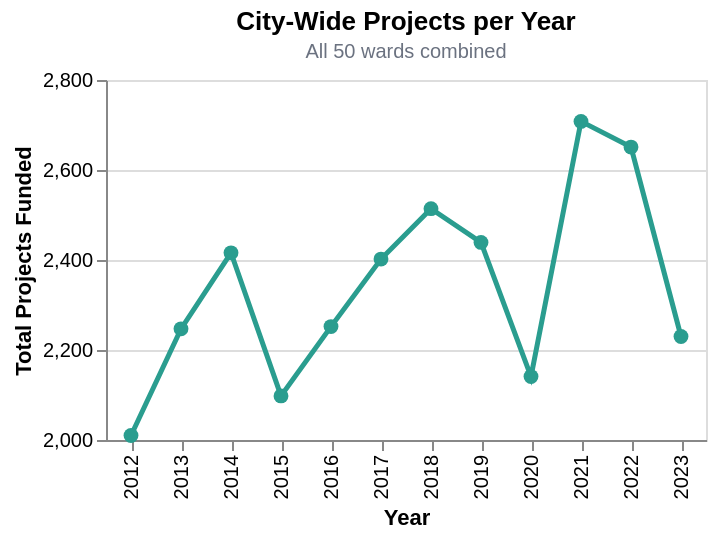

The notebook cell this image was saved under:
### Code cell
yearly = yw.groupby("year")["year_projects"].sum().reset_index()

trend = (
    alt.Chart(yearly)
    .mark_line(
        color=TEAL, strokeWidth=2.5,
        point=alt.OverlayMarkDef(color=TEAL, size=55),
    )
    .encode(
        x=alt.X("year:O", title="Year"),
        y=alt.Y("year_projects:Q", title="Total Projects Funded",
                scale=alt.Scale(zero=False)),
        tooltip=[
            alt.Tooltip("year:O",          title="Year"),
            alt.Tooltip("year_projects:Q", title="Total Projects", format=","),
        ],
    )
    .properties(
        width=300, height=180,
        title=alt.TitleParams(
            text="City-Wide Projects per Year",
            subtitle="All 50 wards combined",
            fontSize=13, subtitleFontSize=10, subtitleColor=GRAY,
        ),
    )
)

trend

### Figure 1 — Vega-Lite specification as saved in the notebook (floating-point values rounded to 4 significant figures)
{"config": {"view": {"continuousWidth": 300, "continuousHeight": 300}}, "data": {"name": "data-eba2010d88a51d45baccac886468944d"}, "mark": {"type": "line", "color": "#2a9d8f", "point": {"color": "#2a9d8f", "size": 55}, "strokeWidth": 2.5}, "encoding": {"tooltip": [{"field": "year", "title": "Year", "type": "ordinal"}, {"field": "year_projects", "format": ",", "title": "Total Projects", "type": "quantitative"}], "x": {"field": "year", "title": "Year", "type": "ordinal"}, "y": {"field": "year_projects", "scale": {"zero": false}, "title": "Total Projects Funded", "type": "quantitative"}}, "height": 180, "title": {"text": "City-Wide Projects per Year", "fontSize": 13, "subtitle": "All 50 wards combined", "subtitleColor": "#6b7280", "subtitleFontSize": 10}, "width": 300, "$schema": "https://vega.github.io/schema/vega-lite/v5.20.1.json", "datasets": {"data-eba2010d88a51d45baccac886468944d": [{"year": 2012, "year_projects": 2010}, {"year": 2013, "year_projects": 2247}, {"year": 2014, "year_projects": 2416}, {"year": 2015, "year_projects": 2098}, {"year": 2016, "year_projects": 2252}, {"year": 2017, "year_projects": 2402}, {"year": 2018, "year_projects": 2514}, {"year": 2019, "year_projects": 2439}, {"year": 2020, "year_projects": 2141}, {"year": 2021, "year_projects": 2708}, {"year": 2022, "year_projects": 2651}, {"year": 2023, "year_projects": 2230}]}}
